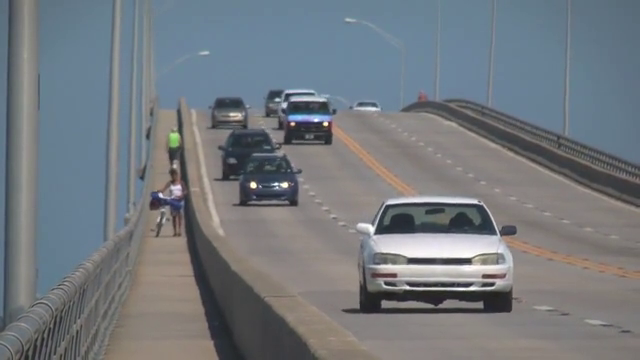
#> input picture frame 91 of Goruntu Isleme/Examples/videolar/slow.mp4, 640 x 360 px
$ python ornek11.py
#> lines starting #> are read from the running program, lines starting #| are printed output that depends on the picture; after the words box and inside, x2 and y2 are one past the last pixel; in counts of white or black regions, pixels touching at a corner belong together
#-*-coding: utf-8-*-
###Araba Takip Etme###

import numpy as np
import cv2

cap = cv2.VideoCapture('videolar/slow.mp4')
ret,frame = cap.read()
#> frame is the input picture: shape (360, 640, 3); mean B, G, R 126.6, 121.2, 115.7

# pencerenin başlangıç konumunu ayarladık.
r,h,c,w = 250,90,400,125
track_window = (c,r,w,h)

# takip edilecek alanı ayarladık.
roi = frame[r:r+h, c:c+w]
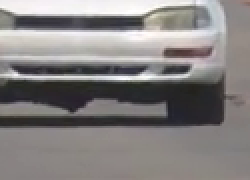
#> roi: shape (90, 125, 3) (shown 2 times larger); mean B, G, R 128.8, 129.5, 133
hsv_roi = cv2.cvtColor(frame, cv2.COLOR_BGR2HSV)
#> hsv_roi: shape (360, 640, 3); mean H, S, V 67.8, 39.8, 131.8
mask = cv2.inRange(hsv_roi, np.array((0., 60.,32.)), np.array((180.,255.,255.)))
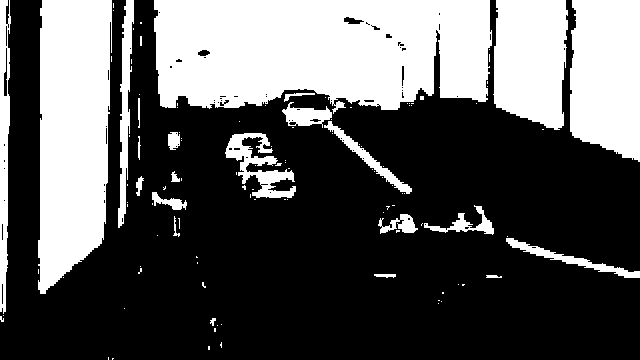
#> mask: shape (360, 640); 34.9% white; 115 white regions (91 under 20 px), largest, box (x1, y1, x2, y2) and area: (154, 0, 492, 114) 32966, (38, 0, 112, 294) 18267, (570, 0, 640, 162) 10165
roi_hist = cv2.calcHist([hsv_roi],[0],mask,[180],[10,180])
#> roi_hist = 180 values, max 29603 at index 98, min 0 at index 8, mean 445.7
#[10,180] değerler değiştirilerek daha iyi sonuçlar elde edileblir.
cv2.normalize(roi_hist,roi_hist,0,255,cv2.NORM_MINMAX)


# sonlandırma ölçütleri ayarlandı. 1-10 iterasyon
term_crit = ( cv2.TERM_CRITERIA_EPS | cv2.TERM_CRITERIA_COUNT, 10, 1 )

while(1):
	ret ,frame = cap.read()
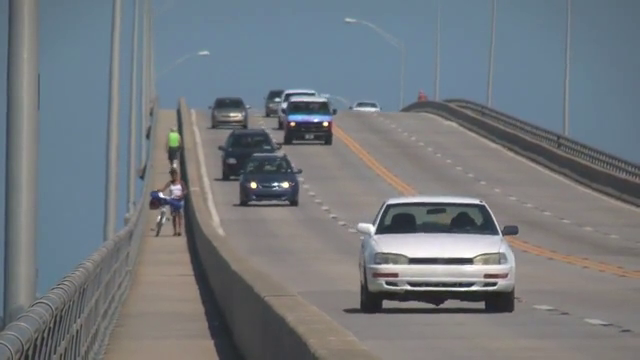
#> input picture frame 92 of Goruntu Isleme/Examples/videolar/slow.mp4, 640 x 360 px
#> frame is the input picture: shape (360, 640, 3); mean B, G, R 126.3, 121.1, 115.4
	if ret == True:
		hsv = cv2.cvtColor(frame, cv2.COLOR_BGR2HSV)
#> hsv: shape (360, 640, 3); mean H, S, V 67.5, 39.8, 131.5
		dst = cv2.calcBackProject([hsv],[0],roi_hist,[0,180],1)
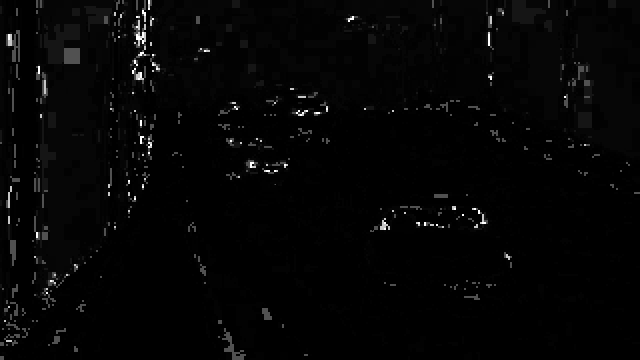
#> dst: shape (360, 640); min 0, max 255, mean 5
		# pencerenin yeni konumu alındı.
		ret, track_window = cv2.meanShift(dst, track_window, term_crit)
#> ret = 2; track_window = (424, 233, 125, 90)
		# diktörgen içine aldırdık.
		x,y,w,h = track_window
#> x = 424; y = 233; w = 125; h = 90
		img = cv2.rectangle(frame, (x,y), (x+w,y+h), 255,2)
		cv2.imshow('Frame',img)


	if cv2.waitKey(60) & 0xff == 27:
#> (key Esc is pressed here)
		break


cv2.destroyAllWindows()
cap.release()

$ run again, starting later in the video
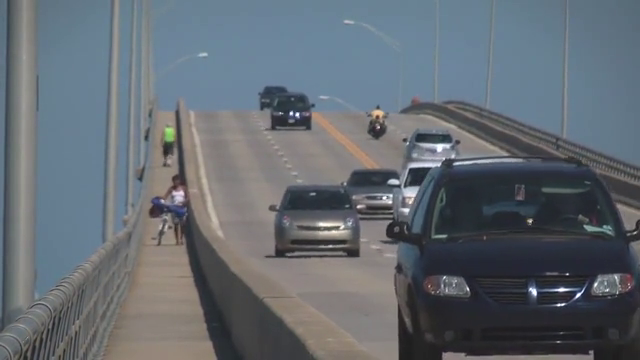
#> input picture frame 411 of Goruntu Isleme/Examples/videolar/slow.mp4, 640 x 360 px
#> frame is the input picture: shape (360, 640, 3); mean B, G, R 113.8, 106.6, 99.3
#> hsv_roi: shape (360, 640, 3); mean H, S, V 81.8, 45.5, 117.3
#> `mask = cv2.inRange(hsv_roi, np.array((0., 60.,32.)), np.array((180.,25..`:
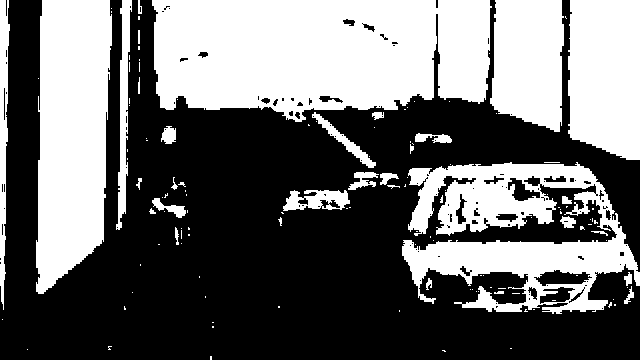
#> mask: shape (360, 640); 42.4% white; 132 white regions (100 under 20 px), largest, box (x1, y1, x2, y2) and area: (152, 0, 492, 122) 34800, (36, 0, 112, 294) 18344, (402, 162, 640, 314) 18279
#> roi_hist = 180 values, max 32298 at index 98, min 0 at index 10, mean 542.6
#> hsv: shape (360, 640, 3); mean H, S, V 81.5, 45.6, 117.2
#> `dst = cv2.calcBackProject([hsv],[0],roi_hist,[0,180],1)`:
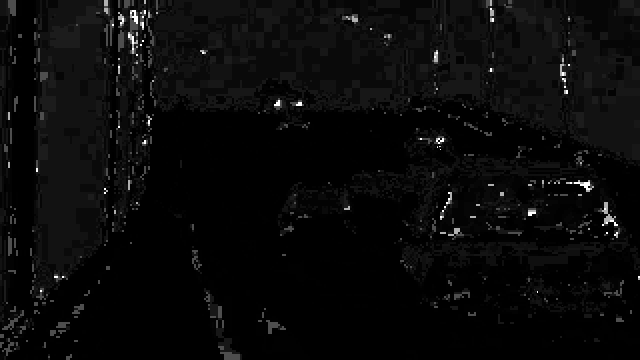
#> dst: shape (360, 640); min 0, max 255, mean 9.6
#> ret = 10; track_window = (398, 172, 125, 90)
#> x = 398; y = 172; w = 125; h = 90

$ run again, starting later in the video
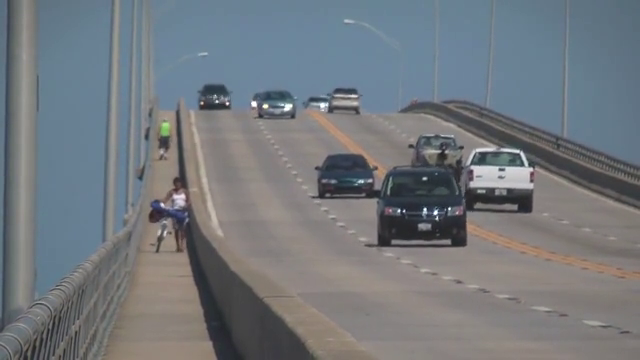
#> input picture frame 731 of Goruntu Isleme/Examples/videolar/slow.mp4, 640 x 360 px
#> frame is the input picture: shape (360, 640, 3); mean B, G, R 125.5, 120.3, 115.1
#> hsv_roi: shape (360, 640, 3); mean H, S, V 66.1, 39.7, 130.9
#> `mask = cv2.inRange(hsv_roi, np.array((0., 60.,32.)), np.array((180.,25..`:
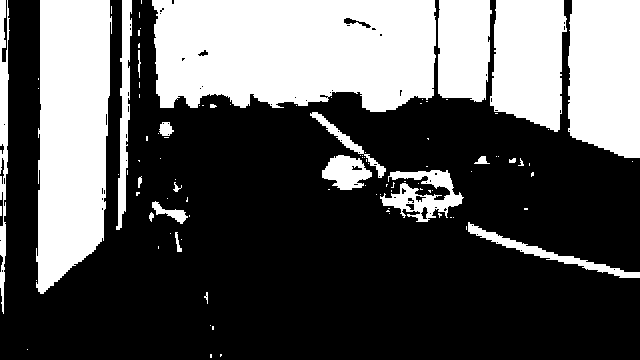
#> mask: shape (360, 640); 34.7% white; 101 white regions (77 under 20 px), largest, box (x1, y1, x2, y2) and area: (152, 0, 436, 112) 28222, (36, 0, 112, 294) 18325, (568, 0, 640, 158) 10512
#> roi_hist = 180 values, max 32651 at index 98, min 0 at index 6, mean 443.6
#> hsv: shape (360, 640, 3); mean H, S, V 65.1, 40, 130.7
#> `dst = cv2.calcBackProject([hsv],[0],roi_hist,[0,180],1)`:
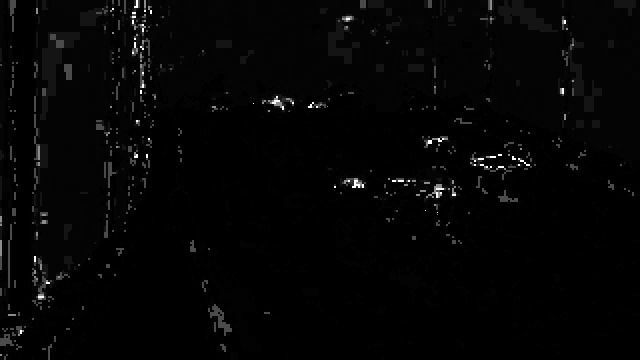
#> dst: shape (360, 640); min 0, max 255, mean 4.7
#> ret = 10; track_window = (393, 128, 125, 90)
#> x = 393; y = 128; w = 125; h = 90
